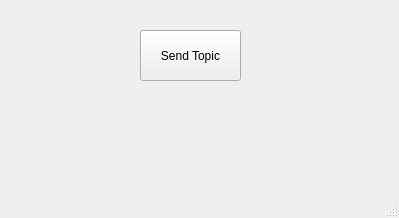
<?xml version="1.0" encoding="UTF-8"?>
<ui version="4.0">
 <class>MainWindow</class>
 <widget class="QMainWindow" name="MainWindow">
  <property name="geometry">
   <rect>
    <x>0</x>
    <y>0</y>
    <width>399</width>
    <height>218</height>
   </rect>
  </property>
  <property name="windowTitle">
   <string>MainWindow</string>
  </property>
  <widget class="QWidget" name="centralwidget">
   <widget class="QLabel" name="label">
    <property name="geometry">
     <rect>
      <x>70</x>
      <y>110</y>
      <width>231</width>
      <height>61</height>
     </rect>
    </property>
    <property name="text">
     <string/>
    </property>
    <property name="alignment">
     <set>Qt::AlignCenter</set>
    </property>
   </widget>
   <widget class="QPushButton" name="pushButton">
    <property name="geometry">
     <rect>
      <x>140</x>
      <y>30</y>
      <width>101</width>
      <height>51</height>
     </rect>
    </property>
    <property name="text">
     <string>Send Topic</string>
    </property>
   </widget>
  </widget>
  <widget class="QMenuBar" name="menubar">
   <property name="geometry">
    <rect>
     <x>0</x>
     <y>0</y>
     <width>399</width>
     <height>22</height>
    </rect>
   </property>
  </widget>
  <widget class="QStatusBar" name="statusbar"/>
 </widget>
 <resources/>
 <connections/>
</ui>
